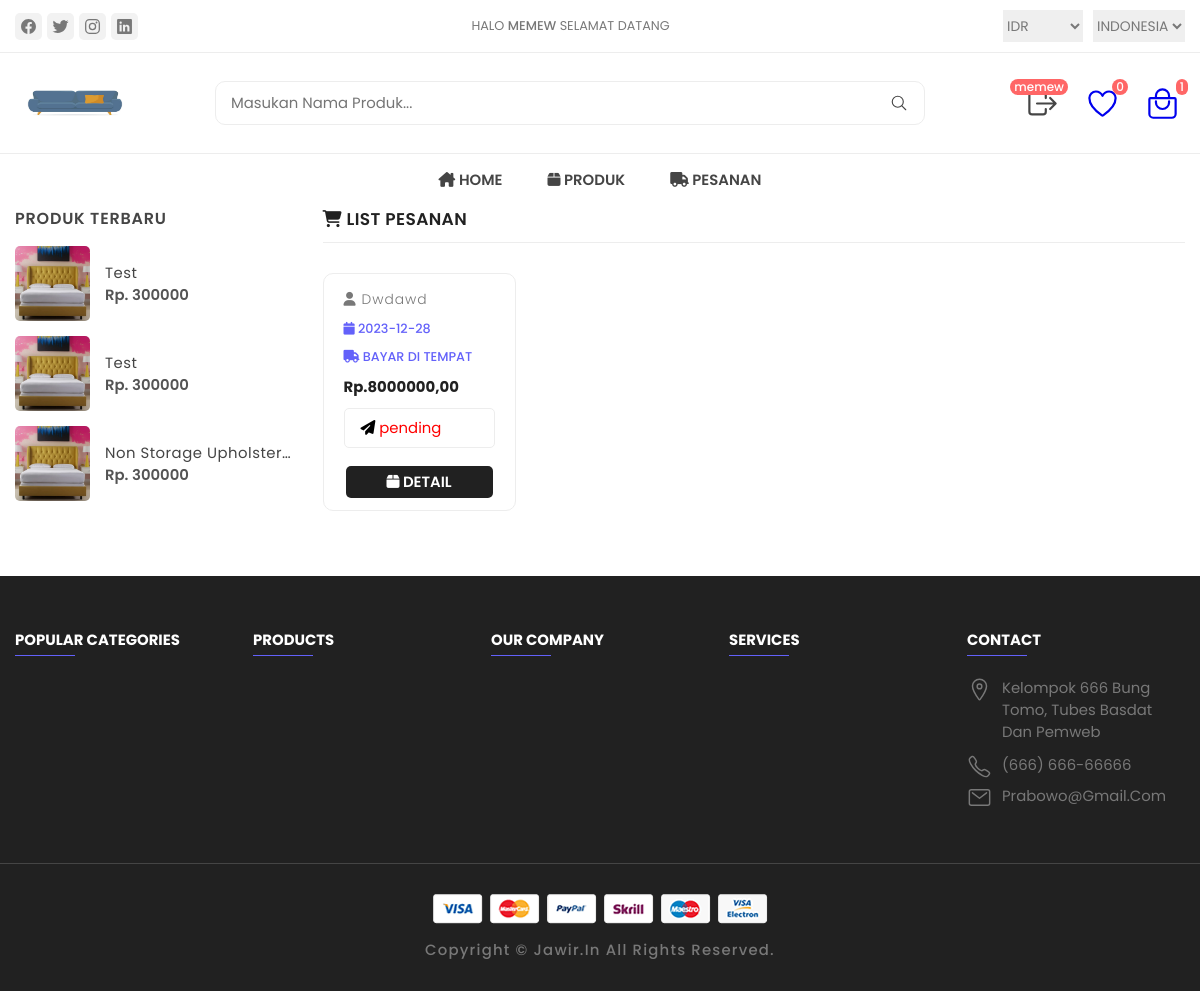
Page /orders.php (signed in) on the committed database.
### tables this page shows
CREATE TABLE `users` (
  `id` int(100) NOT NULL,
  `name` varchar(20) NOT NULL,
  `email` varchar(50) NOT NULL,
  `password` varchar(50) NOT NULL
);

CREATE TABLE `products` (
  `id` int(100) NOT NULL,
  `name` varchar(100) NOT NULL,
  `kategori` varchar(50) NOT NULL,
  `details` varchar(500) NOT NULL,
  `price` int(10) NOT NULL,
  `image_01` varchar(100) NOT NULL,
  `image_02` varchar(100) NOT NULL,
  `image_03` varchar(100) NOT NULL
);

CREATE TABLE `orders` (
  `id` int(100) NOT NULL,
  `user_id` int(100) NOT NULL,
  `name` varchar(20) NOT NULL,
  `number` varchar(10) NOT NULL,
  `email` varchar(50) NOT NULL,
  `method` varchar(50) NOT NULL,
  `address` varchar(500) NOT NULL,
  `total_products` varchar(1000) NOT NULL,
  `total_price` int(100) NOT NULL,
  `placed_on` date NOT NULL DEFAULT current_timestamp(),
  `payment_status` varchar(20) NOT NULL DEFAULT 'pending'
);

### orders.php (the view, shortened to what this page needs)
<?php
include 'components/connect.php';
if (isset($_SESSION['user_id'])) {
   $user_id = $_SESSION['user_id'];
} else {
   $user_id = '';
};
?>
<!DOCTYPE html>
<html lang="en">
<head>
   <link rel="stylesheet" href="./assets/css/style_sakkarepmu.css">
</head>
<body>
   <?php include 'components/user_header.php'; ?>
   <main>
      <div class="product-container">
         <div class="container">
            <div class="sidebar  has-scrollbar" data-productsle-menu>
            <div class="product-showcase">
                  <h3 class="showcase-heading">Produk Terbaru</h3>
                  <div class="showcase-wrapper">
                     <div class="showcase-container">
                        <?php
                        $select_products = $conn->prepare("SELECT * FROM `products`  ORDER BY id DESC LIMIT 3");
                        $select_products->execute();
                        if ($select_products->rowCount() > 0) {
                           while ($fetch_product = $select_products->fetch(PDO::FETCH_ASSOC)) {
                        ?>
                              <div class="showcase">
                                 <a href="#" class="showcase-img-box">
                                    <img src="uploaded_img/<?= $fetch_product['image_01']; ?>" alt="baby fabric shoes" width="75" height="75" class="showcase-img">
                                 </a>
                                 <div class="showcase-content">
                                    <a href="quick_view.php?pid=<?= $fetch_product['id']; ?>">
                                       <h4 class="showcase-title"><?= $fetch_product['name']; ?></h4>
                                    </a>
                                    <div class="price-box">
                                       <p class="price"></span>Rp. <?= $fetch_product['price']; ?></p>
                                    </div>
                                 </div>
                              </div>
                        <?php
                           }
                        } else {
                           echo '<p class="empty">no products added yet!</p>';
                        }
                        ?>
                     </div>
                  </div>
               </div>
            </div>
            <div class="product-box">
               <div class="product-main">
                  <h2 class="title"><i class="fa-solid fa-cart-shopping"></i> LIST PESANAN</h2>
                  <div class="product-grid">
                     <?php
                     if ($user_id == '') {
                        echo '<p class="empty">silahkan login untuk melihat pesanan anda</p>';
                     } else {
                        $select_orders = $conn->prepare("SELECT * FROM `orders` WHERE user_id = ?");
                        $select_orders->execute([$user_id]);
                        if ($select_orders->rowCount() > 0) {
                           while ($fetch_orders = $select_orders->fetch(PDO::FETCH_ASSOC)) {
                     ?>
                              <div class="showcase-wrapper has-scrollbar">
                                 <div class="showcase-container">
                                    <div class="showcase">
                                       <div class="showcase-content">
                                          <a href="#">
                                             <h4 class="showcase-title"><i class="fa-solid fa-user"></i> <span><?= $fetch_orders['name']; ?></span> </h4>
                                          </a>
                                          <a href="#" class="showcase-category"><i class="fa-solid fa-calendar"></i> <span><?= $fetch_orders['placed_on']; ?></span> </a>
                                          <a class="showcase-category">
                                             <p><i class="fa-solid fa-truck"></i> <span><?= $fetch_orders['method']; ?></span></p>
                                          </a>
                                          <div class="price-box">
                                             <p class="price"><span>Rp.<?= $fetch_orders['total_price']; ?>,00</span></p>
                                          </div>
                                          <form action="" method="post">
                                             <div name="payment_status" class="kolom-field">
                                                <p> <i class="fa-solid fa-paper-plane"></i> <span style="color:<?php if ($fetch_orders['payment_status'] == 'pending') {
                                                                                                                  echo 'red';
                                                                                                               } else {
                                                                                                                  echo 'green';
                                                                                                               }; ?>"><?= $fetch_orders['payment_status']; ?></span> </p>
                                             </div>
                                             <div class="price-box">
                                                <a href="detail_orders.php?order_id=<?= $fetch_orders['id']; ?>" class="btn btn-wishlist"><i class="fa-solid fa-box"></i> detail</a>
                                             </div>
                                          </form>
                                       </div>
                                    </div>
                                 </div>
                              </div>
                     <?php
                           }
                        } else {
                           echo '<p class="empty">tidak ada pesanan!</p>';
                        }
                     }
                     ?>
                  </div>
               </div>
            </div>
         </div>
      </div>
   </main>
   <?php include 'components/footer.php'; ?>
</body>
</html>

### components/user_header.php (shortened to what this page needs)
<!DOCTYPE html>
<html lang="en">
<head>
   <link rel="stylesheet" href="../assets/css/style_sakkarepmu.css">
</head>
<body>
<header class="header">
   <section class="flex">
      <div class="header-top">
         <div class="container">
            <ul class="header-social-container">
               <li>
                  <a href="#" class="social-link">
                     <ion-icon name="logo-facebook"></ion-icon>
                  </a>
               </li>
               <li>
                  <a href="#" class="social-link">
                     <ion-icon name="logo-twitter"></ion-icon>
                  </a>
               </li>
               <li>
                  <a href="#" class="social-link">
                     <ion-icon name="logo-instagram"></ion-icon>
                  </a>
               </li>
               <li>
                  <a href="#" class="social-link">
                     <ion-icon name="logo-linkedin"></ion-icon>
                  </a>
               </li>
            </ul>
            <div class="header-alert-news">
               <?php
               $select_profile = $conn->prepare("SELECT * FROM `users` WHERE id = ?");
               $select_profile->execute([$user_id]);
               if ($select_profile->rowCount() > 0) {
                  $fetch_profile = $select_profile->fetch(PDO::FETCH_ASSOC);
               ?>
                  <p>
                     Halo
                     <b>
                        <?= $fetch_profile["name"]; ?>
                     </b> Selamat Datang
                  </p>
               <?php
               }
               ?>
            </div>
            <div class="header-top-actions">
               <select name="currency">
                  <option value="usd">IDR</option>
               </select>
               <select name="language">
                  <option value="en-US">Indonesia</option>
               </select>
            </div>
         </div>
      </div>
      <div class="header-main">
         <div class="container">
            <a href="#" class="header-logo">
               <img src="./assets/images/logo/sofa.jpg" alt="Jawir.In's logo" width="120" height="50">
            </a>
            <div class="header-search-container">
               <section class="search-form">
                  <form action="" method="post">
                     <input type="text" name="search_box" class="search-field" placeholder="Masukan Nama Produk..." required>
                     <button class="search-btn" name="search_btn">
                        <ion-icon name="search-outline"></ion-icon>
                     </button>
                  </form>
               </section>
            </div>
            <div class="header-user-actions">
                  <?php
                  $count_wishlist_items = $conn->prepare("SELECT * FROM `wishlist` WHERE user_id = ?");
                  $count_wishlist_items->execute([$user_id]);
                  $total_wishlist_counts = $count_wishlist_items->rowCount();
                  $count_cart_items = $conn->prepare("SELECT * FROM `cart` WHERE user_id = ?");
                  $count_cart_items->execute([$user_id]);
                  $total_cart_counts = $count_cart_items->rowCount();
                  ?>
              <?php
   $select_profile = $conn->prepare("SELECT * FROM `users` WHERE id = ?");
   $select_profile->execute([$user_id]);
   if ($select_profile->rowCount() > 0) {
      $fetch_profile = $select_profile->fetch(PDO::FETCH_ASSOC);
?>
   <div id="user-btn">
      <button class="action-btn" id="logout-btn">
         <ion-icon name="log-out-outline"></ion-icon>
         <span class="count">
            <?= $fetch_profile["name"]; ?>
         </span>
      </button>
   </div>
<?php
   }
?>
               <button class="action-btn">
                  <a href="wishlist.php"><ion-icon name="heart-outline"></ion-icon></a>
                  <span class="count">
                     <?= $total_wishlist_counts; ?>
                  </span>
               </button>
               <button class="action-btn">
                  <a href="cart.php"><ion-icon name="bag-handle-outline"></ion-icon></a>
                  <span class="count">
                     <?= $total_cart_counts; ?>
                  </span>
               </button>
            </div>
         </div>
      </div>
      <nav class="desktop-navigation-menu">
         <div class="container">
            <ul class="desktop-menu-category-list">
               <li class="menu-category">
                  <a href="home.php" class="menu-title"><i class="fa-solid fa-house-chimney"></i> Home</a>
               </li>
               <li class="menu-category">
                  <a href="home.php" class="menu-title"><i class="fa-solid fa-box"></i> Produk</a>
               </li>
               <li class="menu-category">
                  <a href="orders.php" class="menu-title"><i class="fa-solid fa-truck"></i> Pesanan</a>
               </li>
            </ul>
         </div>
      </nav>
   </section>
</header>
</body>
</html>

### rows in the picture
users: name "MEMEW", name "memew"
products: image_01 (picture), name "Test", price "300000"
products: image_01 (picture), name "Test", price "300000"
products: image_01 (picture), name "Non Storage Upholster…", price "300000"
orders: name "Dwdawd", placed_on "2023-12-28", method "BAYAR DI TEMPAT", total_price "8000000", payment_status "pending"

### other values in the picture
$total_wishlist_counts "0"
$total_cart_counts "1"
